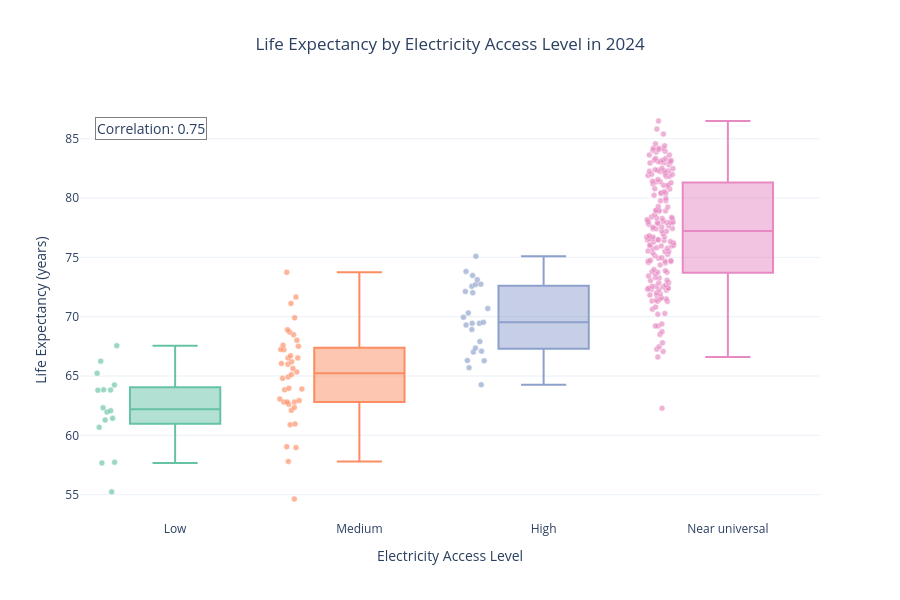

Here is the notebook cell this chart was saved with:
### Markdown cell above
### Q3. Do countries with better electricity access also have higher life expectancy?

### Code cell
latest_year = world_clean["year"].max()

q3_data = world_clean[
    world_clean["year"] == latest_year
].dropna(subset=["electricity_access", "life_expectancy"])

q3_data["electricity_group"] = pd.cut(
    q3_data["electricity_access"],
    bins=[0, 50, 80, 95, 100],
    labels=["Low", "Medium", "High", "Near universal"],
    include_lowest=True
)

q3_corr = q3_data["electricity_access"].corr(q3_data["life_expectancy"])

fig = px.box(
    q3_data,
    x="electricity_group",
    y="life_expectancy",
    color="electricity_group",
    points="all",
    hover_name="country",
    title=f"Life Expectancy by Electricity Access Level in {latest_year}",
    labels={
        "electricity_group": "Electricity Access Level",
        "life_expectancy": "Life Expectancy (years)"
    },
    category_orders={
        "electricity_group": ["Low", "Medium", "High", "Near universal"]
    },
    color_discrete_sequence=px.colors.qualitative.Set2
)

fig.update_traces(
    marker=dict(size=6, opacity=0.65, line=dict(width=0.5, color="white")),
    line=dict(width=2)
)

fig.update_layout(
    template="plotly_white",
    width=900,
    height=600,
    title_x=0.5,
    showlegend=False,
    plot_bgcolor="white",
    paper_bgcolor="white"
)

fig.add_annotation(
    x=0.02,
    y=0.96,
    xref="paper",
    yref="paper",
    text=f"Correlation: {q3_corr:.2f}",
    showarrow=False,
    font=dict(size=14),
    bgcolor="white",
    bordercolor="gray",
    borderwidth=1
)

fig.show()

# I examined whether countries with better electricity access also have higher life expectancy.
# This shows the relationship between basic infrastructure and health.

### Figure 1 — Plotly figure (JSON) as saved in the notebook; plotly's stock layout.template omitted (floating-point values rounded to 4 significant figures; data arrays with more than 128 entries replaced by an {"elided": "..."} marker saying what was removed)
{"data": [{"alignmentgroup": "True", "boxpoints": "all", "hovertemplate": "<b>%{hovertext}</b><br><br>Electricity Access Level=%{x}<br>Life Expectancy (years)=%{y}<extra></extra>", "hovertext": ["Burkina Faso", "Burundi", "Central African Republic", "Chad", "Congo, Dem. Rep.", "Guinea-Bissau", "Liberia", "Low income", "Madagascar", "Malawi", "Mali", "Mozambique", "Niger", "Papua New Guinea", "Sierra Leone", "South Sudan"], "legendgroup": "Low", "line": {"width": 2}, "marker": {"color": "rgb(102,194,165)", "line": {"color": "white", "width": 0.5}, "opacity": 0.65, "size": 6}, "name": "Low", "notched": false, "offsetgroup": "Low", "orientation": "v", "showlegend": true, "type": "box", "x": ["Low", "Low", "Low", "Low", "Low", "Low", "Low", "Low", "Low", "Low", "Low", "Low", "Low", "Low", "Low", "Low"], "x0": " ", "xaxis": "x", "y": [61.29, 63.82, 57.67, 55.24, 62.07, 64.25, 62.32, 65.24, 63.84, 67.56, 60.67, 63.8, 61.43, 66.26, 61.96, 57.74], "y0": " ", "yaxis": "y"}, {"alignmentgroup": "True", "boxpoints": "all", "hovertemplate": "<b>%{hovertext}</b><br><br>Electricity Access Level=%{x}<br>Life Expectancy (years)=%{y}<extra></extra>", "hovertext": ["Africa Eastern and Southern", "Africa Western and Central", "Angola", "Benin", "Cameroon", "Congo, Rep.", "Cote d'Ivoire", "Djibouti", "Equatorial Guinea", "Eritrea", "Ethiopia", "Gambia, The", "Guinea", "Haiti", "Heavily indebted poor countries (HIPC)", "IDA blend", "IDA only", "IDA total", "Kenya", "Korea, Dem. People's Rep.", "Least developed countries: UN classification", "Lesotho", "Libya", "Mauritania", "Namibia", "Nigeria", "Pre-demographic dividend", "Rwanda", "Sao Tome and Principe", "Somalia, Fed. Rep.", "Sub-Saharan Africa", "Sub-Saharan Africa (IDA & IBRD countries)", "Sub-Saharan Africa (excluding high income)", "Sudan", "Tanzania", "Togo", "Uganda", "Vanuatu", "Zambia", "Zimbabwe"], "legendgroup": "Medium", "line": {"width": 2}, "marker": {"color": "rgb(252,141,98)", "line": {"color": "white", "width": 0.5}, "opacity": 0.65, "size": 6}, "name": "Medium", "notched": false, "offsetgroup": "Medium", "orientation": "v", "showlegend": true, "type": "box", "x": ["Medium", "Medium", "Medium", "Medium", "Medium", "Medium", "Medium", "Medium", "Medium", "Medium", "Medium", "Medium", "Medium", "Medium", "Medium", "Medium", "Medium", "Medium", "Medium", "Medium", "Medium", "Medium", "Medium", "Medium", "Medium", "Medium", "Medium", "Medium", "Medium", "Medium", "Medium", "Medium", "Medium", "Medium", "Medium", "Medium", "Medium", "Medium", "Medium", "Medium"], "x0": " ", "xaxis": "x", "y": [65.35, 59.04, 64.81, 60.96, 63.97, 66.0, 62.11, 66.2, 63.91, 68.89, 67.6, 66.06, 60.9, 65.12, 64.92, 62.62, 67.25, 65.64, 63.83, 73.74, 66.71, 57.8, 71.12, 68.71, 67.52, 54.63, 62.35, 68.02, 69.91, 58.97, 62.8, 62.8, 62.8, 66.52, 67.21, 62.94, 68.49, 71.65, 66.53, 63.06], "y0": " ", "yaxis": "y"}, {"alignmentgroup": "True", "boxpoints": "all", "hovertemplate": "<b>%{hovertext}</b><br><br>Electricity Access Level=%{x}<br>Life Expectancy (years)=%{y}<extra></extra>", "hovertext": ["Afghanistan", "Arab World", "Botswana", "Comoros", "Eswatini", "Ghana", "Guatemala", "Guyana", "IDA & IBRD total", "Low & middle income", "Lower middle income", "Micronesia, Fed. Sts.", "Myanmar", "Nicaragua", "Other small states", "Pacific island small states", "Philippines", "Senegal", "Small states", "Solomon Islands", "South Africa", "Syrian Arab Republic", "Timor-Leste", "World", "Yemen, Rep."], "legendgroup": "High", "line": {"width": 2}, "marker": {"color": "rgb(141,160,203)", "line": {"color": "white", "width": 0.5}, "opacity": 0.65, "size": 6}, "name": "High", "notched": false, "offsetgroup": "High", "orientation": "v", "showlegend": true, "type": "box", "x": ["High", "High", "High", "High", "High", "High", "High", "High", "High", "High", "High", "High", "High", "High", "High", "High", "High", "High", "High", "High", "High", "High", "High", "High", "High"], "x0": " ", "xaxis": "x", "y": [66.29, 72.72, 69.29, 67.02, 64.26, 65.69, 72.75, 70.32, 72.13, 72.02, 69.52, 67.36, 67.09, 75.1, 73.81, 69.44, 69.95, 68.92, 73.11, 70.69, 66.31, 72.56, 67.9, 73.48, 69.44], "y0": " ", "yaxis": "y"}, {"alignmentgroup": "True", "boxpoints": "all", "hovertemplate": "<b>%{hovertext}</b><br><br>Electricity Access Level=%{x}<br>Life Expectancy (years)=%{y}<extra></extra>", "hovertext": {"elided": "181 str values"}, "legendgroup": "Near universal", "line": {"width": 2}, "marker": {"color": "rgb(231,138,195)", "line": {"color": "white", "width": 0.5}, "opacity": 0.65, "size": 6}, "name": "Near universal", "notched": false, "offsetgroup": "Near universal", "orientation": "v", "showlegend": true, "type": "box", "x": {"elided": "181 str values"}, "x0": " ", "xaxis": "x", "y": {"elided": "181 float values"}, "y0": " ", "yaxis": "y"}], "layout": {"annotations": [{"bgcolor": "white", "bordercolor": "gray", "borderwidth": 1, "font": {"size": 14}, "showarrow": false, "text": "Correlation: 0.75", "x": 0.02, "xref": "paper", "y": 0.96, "yref": "paper"}], "boxmode": "overlay", "height": 600, "legend": {"title": {"text": "Electricity Access Level"}, "tracegroupgap": 0}, "paper_bgcolor": "white", "plot_bgcolor": "white", "showlegend": false, "title": {"text": "Life Expectancy by Electricity Access Level in 2024", "x": 0.5}, "width": 900, "xaxis": {"anchor": "y", "categoryarray": ["Low", "Medium", "High", "Near universal"], "categoryorder": "array", "domain": [0, 1], "title": {"text": "Electricity Access Level"}}, "yaxis": {"anchor": "x", "domain": [0, 1], "title": {"text": "Life Expectancy (years)"}}}}
